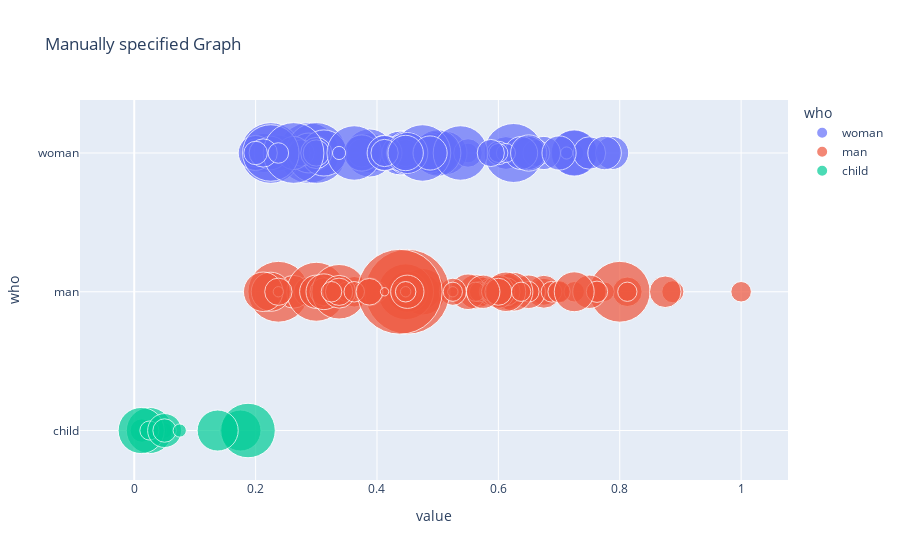

This figure's notebook cell:
### Code cell
px.scatter(sh1,x=["age in days"],y="who",
	         size="fare", color="who",
                 hover_name="survived", size_max=60,title='Manually specified Graph')

### Figure 1 — Plotly figure (JSON) as saved in the notebook; plotly's stock layout.template omitted (floating-point values rounded to 4 significant figures)
{"data": [{"hovertemplate": "<b>%{hovertext}</b><br><br>who=%{y}<br>value=%{x}<br>fare=%{marker.size}<extra></extra>", "hovertext": [1, 1, 1, 1, 1, 1, 1, 1, 1, 1, 1, 1, 1, 0, 1, 1, 1, 1, 1, 0, 1, 1, 1, 1, 1, 1, 1, 1, 1, 1, 1, 1, 1, 1, 1, 1, 1, 1, 1, 1, 1, 1, 1, 1, 1, 1, 1, 1, 1, 0, 1, 1, 1, 1, 1, 1, 1, 1, 1, 1, 1, 1, 1, 1, 1, 1, 1, 1, 1, 1, 1, 1, 1, 1, 1, 1, 0, 1, 1, 1, 1, 1, 1, 1, 1, 1, 1, 1, 1, 1, 1], "legendgroup": "woman", "marker": {"color": "#636efa", "size": [0.1391, 0.1036, 0.05182, 0.286, 0.1498, 0.1561, 0.02049, 0.5133, 0.02537, 0.04364, 0.0513, 0.13, 0.1074, 0.05604, 0.05411, 0.286, 0.2211, 0.1489, 0.1629, 0.02042, 0.1688, 0.2995, 0.2647, 0.1522, 0.1778, 0.4831, 0.02411, 0.2126, 0.1111, 0.1623, 0.5121, 0.3218, 0.2625, 0.2647, 0.02537, 0.1132, 0.2625, 0.5133, 0.02537, 0.1074, 0.1469, 0.1353, 0.2211, 0.0326, 0.1757, 0.1012, 0.02692, 0.1757, 0.1528, 0.2958, 0.1688, 0.02049, 0.1825, 0.1132, 0.09662, 0.1386, 0.07729, 0.1555, 0.1005, 0.1091, 0.2164, 0.1555, 0.1528, 0.2995, 0.1522, 0.1353, 0.1015, 0.4441, 0.09663, 0.4441, 0.02049, 0.4125, 0.5121, 0.1688, 0.2342, 0.1522, 0.02049, 0.4125, 0.1113, 0.05061, 0.1036, 0.1825, 0.02435, 0.1561, 0.1623, 0.1739, 0.0769, 0.05061, 0.1026, 0.1623, 0.05856], "sizemode": "area", "sizeref": 0.0002778, "symbol": "circle"}, "mode": "markers", "name": "woman", "orientation": "h", "showlegend": true, "type": "scatter", "x": [0.475, 0.4375, 0.725, 0.4472, 0.6125, 0.475, 0.3625, 0.2875, 0.4062, 0.4472, 0.2375, 0.275, 0.4472, 0.625, 0.55, 0.725, 0.3875, 0.4, 0.4375, 0.3625, 0.375, 0.725, 0.4375, 0.7875, 0.2375, 0.625, 0.4472, 0.2125, 0.375, 0.3, 0.225, 0.3875, 0.5, 0.45, 0.45, 0.2, 0.5125, 0.3, 0.3, 0.275, 0.75, 0.3, 0.2875, 0.3, 0.4125, 0.4472, 0.2875, 0.4375, 0.675, 0.3125, 0.2, 0.425, 0.375, 0.55, 0.275, 0.45, 0.6, 0.4875, 0.6625, 0.4875, 0.4875, 0.225, 0.65, 0.5, 0.2625, 0.3, 0.4472, 0.225, 0.3, 0.475, 0.3375, 0.3625, 0.2625, 0.4125, 0.45, 0.6375, 0.7125, 0.5375, 0.2125, 0.6125, 0.4125, 0.65, 0.3375, 0.775, 0.4875, 0.4472, 0.2, 0.6, 0.5875, 0.7, 0.2375], "xaxis": "x", "y": ["woman", "woman", "woman", "woman", "woman", "woman", "woman", "woman", "woman", "woman", "woman", "woman", "woman", "woman", "woman", "woman", "woman", "woman", "woman", "woman", "woman", "woman", "woman", "woman", "woman", "woman", "woman", "woman", "woman", "woman", "woman", "woman", "woman", "woman", "woman", "woman", "woman", "woman", "woman", "woman", "woman", "woman", "woman", "woman", "woman", "woman", "woman", "woman", "woman", "woman", "woman", "woman", "woman", "woman", "woman", "woman", "woman", "woman", "woman", "woman", "woman", "woman", "woman", "woman", "woman", "woman", "woman", "woman", "woman", "woman", "woman", "woman", "woman", "woman", "woman", "woman", "woman", "woman", "woman", "woman", "woman", "woman", "woman", "woman", "woman", "woman", "woman", "woman", "woman", "woman", "woman"], "yaxis": "y"}, {"hovertemplate": "<b>%{hovertext}</b><br><br>who=%{y}<br>value=%{x}<br>fare=%{marker.size}<extra></extra>", "hovertext": [0, 1, 1, 0, 0, 1, 0, 0, 0, 0, 1, 0, 0, 0, 0, 0, 0, 0, 0, 0, 0, 1, 1, 0, 1, 0, 0, 0, 0, 0, 0, 1, 0, 0, 0, 0, 1, 0, 1, 1, 1, 0, 0, 1, 0, 1, 0, 1, 0, 0, 1, 0, 0, 0, 1, 0, 0, 0, 0, 1, 1, 0, 1, 1, 1, 0, 1, 1, 1, 1, 0, 0, 0, 1, 1, 1, 0, 0, 1, 1, 0, 1, 0, 1, 1, 1, 0, 0, 0, 0, 0, 0, 0, 0, 1, 1, 0, 0, 1], "legendgroup": "man", "marker": {"color": "#EF553B", "size": [0.1012, 0.02537, 0.06929, 0.5133, 0.121, 0.06929, 0.1629, 0.01493, 0.1194, 0.06764, 0.1237, 0.1509, 0.1015, 0.4831, 0.1509, 0.1036, 0.1546, 0.05075, 0.06539, 0.05991, 0.09759, 0.06051, 0.1757, 0.1757, 0.1026, 0.05182, 0.1555, 0, 0.05797, 0.05075, 0.02513, 0.05953, 0.05563, 0.2995, 0.13, 0.06832, 0.1082, 0.4128, 0.2342, 0.01571, 0.05182, 0.1091, 0.5133, 0.05953, 0.05416, 0.1739, 0.05182, 0.05182, 0.07515, 0.1015, 0.1778, 0.05797, 0.05953, 0.2126, 0.05131, 0.0664, 0.4329, 0.05182, 0.2077, 0.2164, 0.0515, 0.07832, 0.1546, 0.1111, 0.1026, 0.06309, 0.05856, 0.05953, 0.1498, 0.06929, 0.2211, 0.04994, 0.1015, 1, 0.1498, 0.1113, 0.2164, 0.01493, 0.05131, 0.05131, 0.05182, 0.1015, 0.01493, 0.1036, 1, 0.05856, 0.1539, 0.1386, 0.1036, 0.01513, 0.05856, 0.1546, 0, 0, 0.05797, 0.05182, 0.09856, 0.009759, 0.05856], "sizemode": "area", "sizeref": 0.0002778, "symbol": "circle"}, "mode": "markers", "name": "man", "orientation": "h", "showlegend": true, "type": "scatter", "x": [0.675, 0.425, 0.35, 0.2375, 0.8125, 0.4472, 0.5625, 0.3125, 0.575, 0.8875, 0.2875, 0.2625, 0.5875, 0.3, 0.675, 0.4625, 0.3, 0.4562, 0.7625, 0.7, 0.4472, 0.5, 0.475, 0.55, 0.4625, 0.775, 0.65, 0.5, 0.4625, 0.4472, 0.45, 0.4472, 0.5687, 0.475, 0.3625, 0.4472, 0.3125, 0.3375, 0.45, 0.4, 0.35, 0.625, 0.8, 0.65, 0.375, 0.6125, 0.8125, 0.6, 0.5875, 0.4472, 0.3125, 0.725, 0.6875, 0.225, 0.45, 0.5875, 0.4472, 0.5625, 0.625, 0.2125, 0.45, 0.45, 0.75, 0.6125, 0.525, 0.7625, 1, 0.4, 0.6, 0.7, 0.725, 0.5875, 0.3875, 0.45, 0.3375, 0.3875, 0.6125, 0.525, 0.4375, 0.525, 0.4472, 0.6, 0.2375, 0.3375, 0.4375, 0.4472, 0.45, 0.875, 0.2375, 0.4472, 0.3625, 0.575, 0.4875, 0.4472, 0.4472, 0.6375, 0.3875, 0.4125, 0.325], "xaxis": "x", "y": ["man", "man", "man", "man", "man", "man", "man", "man", "man", "man", "man", "man", "man", "man", "man", "man", "man", "man", "man", "man", "man", "man", "man", "man", "man", "man", "man", "man", "man", "man", "man", "man", "man", "man", "man", "man", "man", "man", "man", "man", "man", "man", "man", "man", "man", "man", "man", "man", "man", "man", "man", "man", "man", "man", "man", "man", "man", "man", "man", "man", "man", "man", "man", "man", "man", "man", "man", "man", "man", "man", "man", "man", "man", "man", "man", "man", "man", "man", "man", "man", "man", "man", "man", "man", "man", "man", "man", "man", "man", "man", "man", "man", "man", "man", "man", "man", "man", "man", "man"], "yaxis": "y"}, {"hovertemplate": "<b>%{hovertext}</b><br><br>who=%{y}<br>value=%{x}<br>fare=%{marker.size}<extra></extra>", "hovertext": [1, 1, 1, 0, 0, 1, 1, 1, 1, 1, 1, 1, 1], "legendgroup": "child", "marker": {"color": "#00cc96", "size": [0.0326, 0.07612, 0.05075, 0.02042, 0.2958, 0.2958, 0.05075, 0.2342, 0.1598, 0.07612, 0.4125, 0.02435, 0.2342], "sizemode": "area", "sizeref": 0.0002778, "symbol": "circle"}, "mode": "markers", "name": "child", "orientation": "h", "showlegend": true, "type": "scatter", "x": [0.05, 0.0125, 0.0375, 0.025, 0.025, 0.01147, 0.025, 0.175, 0.05, 0.05, 0.1875, 0.075, 0.1375], "xaxis": "x", "y": ["child", "child", "child", "child", "child", "child", "child", "child", "child", "child", "child", "child", "child"], "yaxis": "y"}], "layout": {"legend": {"itemsizing": "constant", "title": {"text": "who"}, "tracegroupgap": 0}, "title": {"text": "Manually specified Graph"}, "xaxis": {"anchor": "y", "domain": [0, 1], "title": {"text": "value"}}, "yaxis": {"anchor": "x", "categoryarray": ["child", "man", "woman"], "categoryorder": "array", "domain": [0, 1], "title": {"text": "who"}}}}
